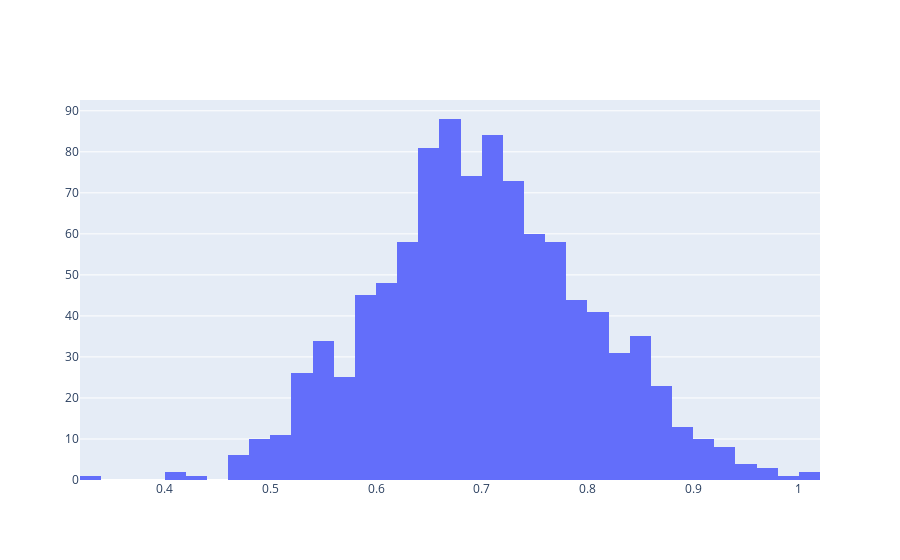

Source (notebook cell):
### Markdown cell above
Primero voy a generar datos random con distribucion normal. Esto lo hace la funcion norm.rvs (normal distribution(norm) Random Variable Sample (rvs)). Los datos van a tener una distribucion con un valor promedio (mu) de 0.7 y una desviacion estandar (sigma) de 0.1. Genero 100 datos random con esta distribucion.

### Code cell
# https://docs.scipy.org/doc/scipy/reference/generated/scipy.stats.norm.html#scipy.stats.norm
mu = 0.7  # Mean
sigma = 0.1  # Standard deviation (scale parameter)
size = 1000  # Number of random numbers to generate

# Generate random numbers from a normal distribution
data = norm.rvs(loc=mu, scale=sigma, size=size) # Esto es un array de numpy, "una lista",  con los datos random.

# Grafico el histograma para que veas que mas o menos responde a lo que le pedimos
fig = go.Figure()
fig.add_traces(go.Histogram(x = data))

### Figure 1 — Plotly figure (JSON) as saved in the notebook; plotly's stock layout.template omitted (floating-point values rounded to 4 significant figures; data arrays with more than 128 entries replaced by an {"elided": "..."} marker saying what was removed)
{"data": [{"type": "histogram", "x": {"elided": "1000 float values"}}], "layout": {}}
